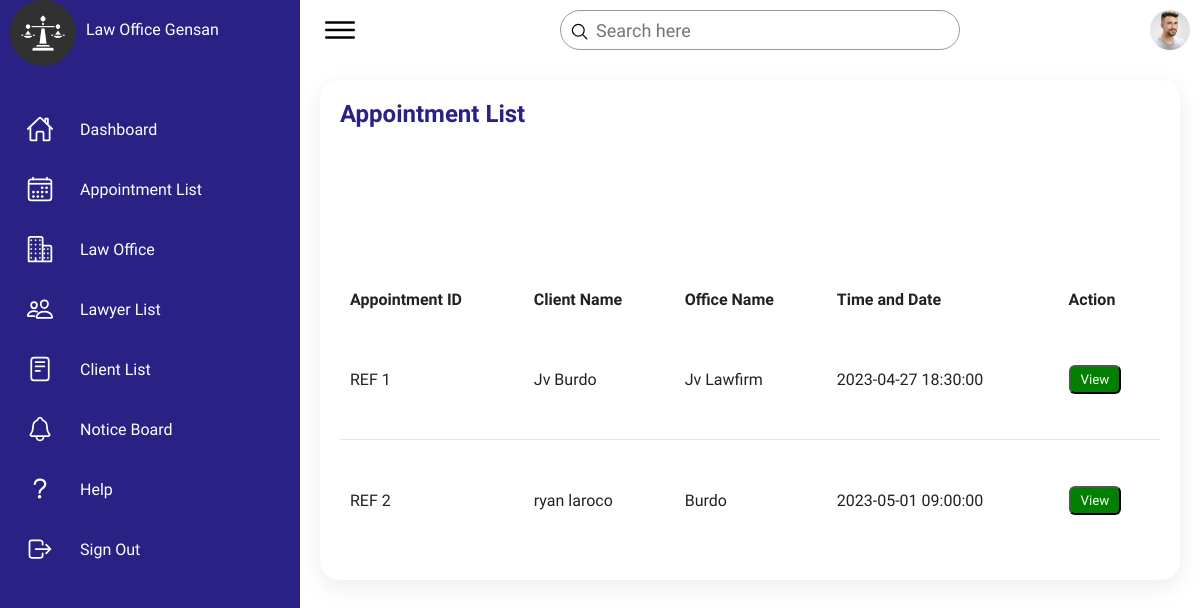
Page /appointmentlist.php on the earlier database version.
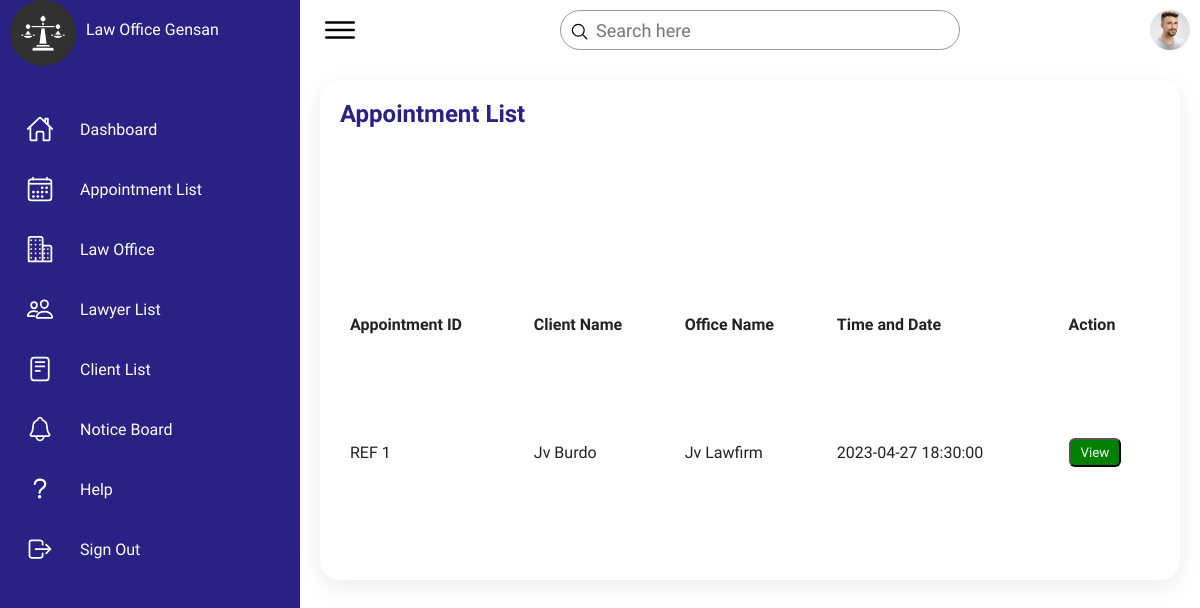
Same page on the later database version.
### tables this page shows
CREATE TABLE `tbl_appointment` (
  `appointment_id` int(11) NOT NULL,
  `user_id` int(11) NOT NULL,
  `office_id` int(11) NOT NULL,
  `appointment_timendate` datetime NOT NULL
);

CREATE TABLE `tbl_userinfo` (
  `userinfo_id` int(11) NOT NULL,
  `firstName` varchar(244) NOT NULL,
  `middlename` varchar(244) NOT NULL,
  `lastName` varchar(244) NOT NULL
);

CREATE TABLE `tbl_officeinfo` (
  `office_id` int(11) NOT NULL,
  `office_name` varchar(244) NOT NULL,
  `office_email` varchar(244) NOT NULL,
  `office_status` int(11) NOT NULL
);

### appointmentlist.php (the view, shortened to what the changed rows need)
<?php
include "dbconn.php";
$sql = "SELECT tbl_appointment.appointment_id, tbl_userinfo.firstName, tbl_userinfo.lastName, tbl_officeinfo.office_name, tbl_appointment.appointment_timendate
FROM tbl_appointment
JOIN tbl_userinfo ON tbl_appointment.appointment_id = tbl_userinfo.userinfo_id
JOIN tbl_officeinfo ON tbl_appointment.appointment_id = tbl_officeinfo.office_id";
$result = mysqli_query($conn, $sql);
?>
<!DOCTYPE html>
<html lang="en">
<head>
    <link rel="stylesheet" href="assets/css/lawOffice.css">
</head>
<body>
    <div class="container">
        <div class="main">
            <div class="details">
                <div class="Appointment">
                    <div class="cardHeader">
                        <h2>Appointment List</h2>
                    </div>
                    <table id="appointment-table">
                        <thead>
                        <tr>
                                <td>Appointment ID</td>
                                <td>Client Name</td>
                                <td>Office Name</td>
                                <td>Time and Date</td>
                                <td>Action</td>
                            </tr>
                        </thead>
                        <tbody>
                        <tr>
                                <?php
                                while($row = mysqli_fetch_assoc($result))
                                {
                                ?>
                                 <td><?php echo "REF" . ' ' . $row['appointment_id']; ?></td>
                                 <td><?php echo $row['firstName'] . ' ' . $row['lastName']; ?></td>
                                 <td><?php echo $row['office_name']; ?></td>
                                 <td><?php echo $row['appointment_timendate']; ?></td>
                                 <td><button class="method active">View</button><strong> </strong>
                             </tr>
                                <?php
                                }
                                 ?>
                        </tbody>
                    </table>
                </div>
            </div>
        </div>
    </div>
</body>
</html>

Differences in the rows shown:
removed tbl_appointment: appointment_id "2", tbl_userinfo.firstName "ryan", tbl_userinfo.lastName "laroco", office.office_name "Burdo", appointment_timendate "2023-05-01 09:00:00"
